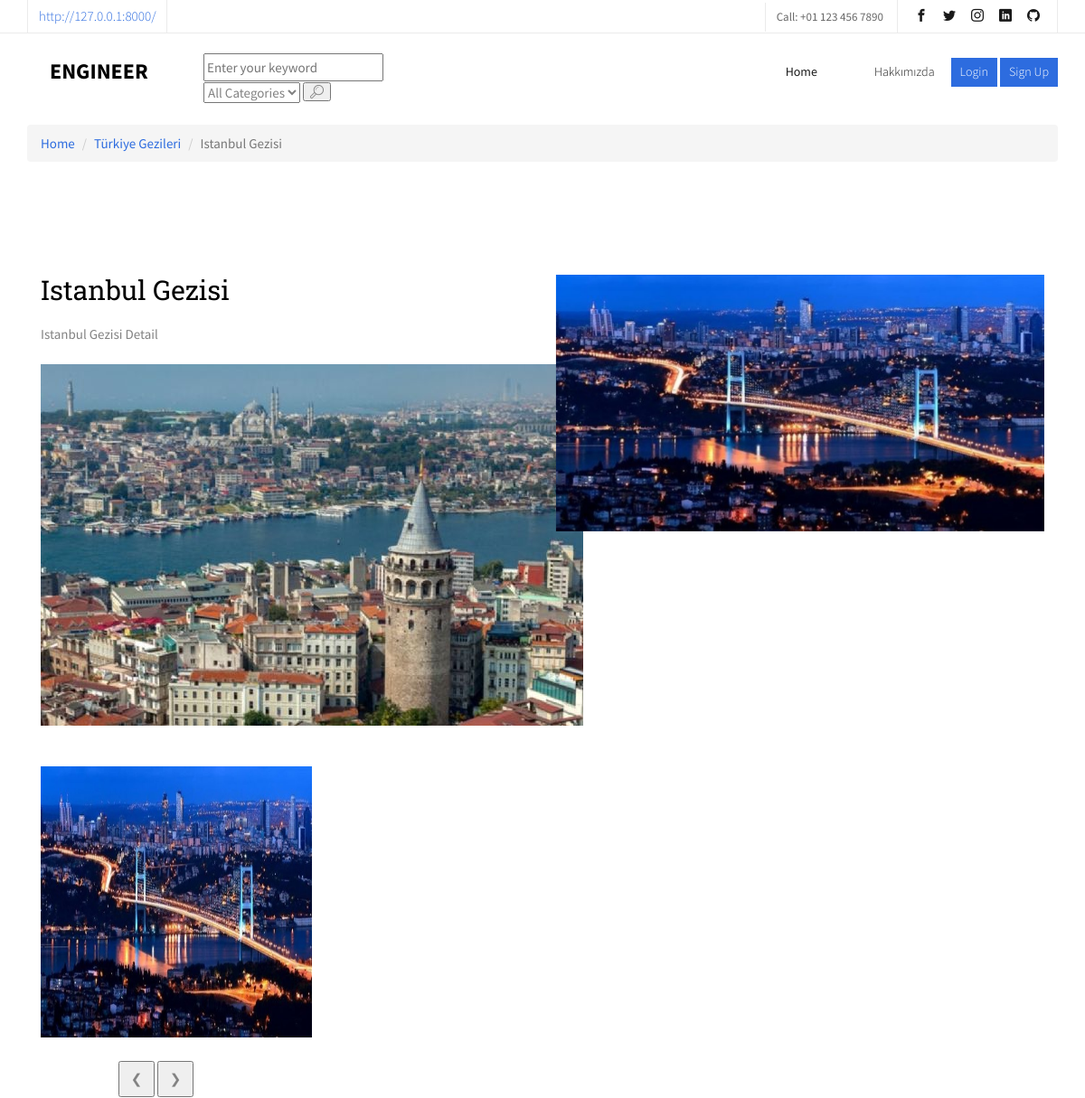
Before: /content/1/istanbul-gezisi (upper part) with the older database file.
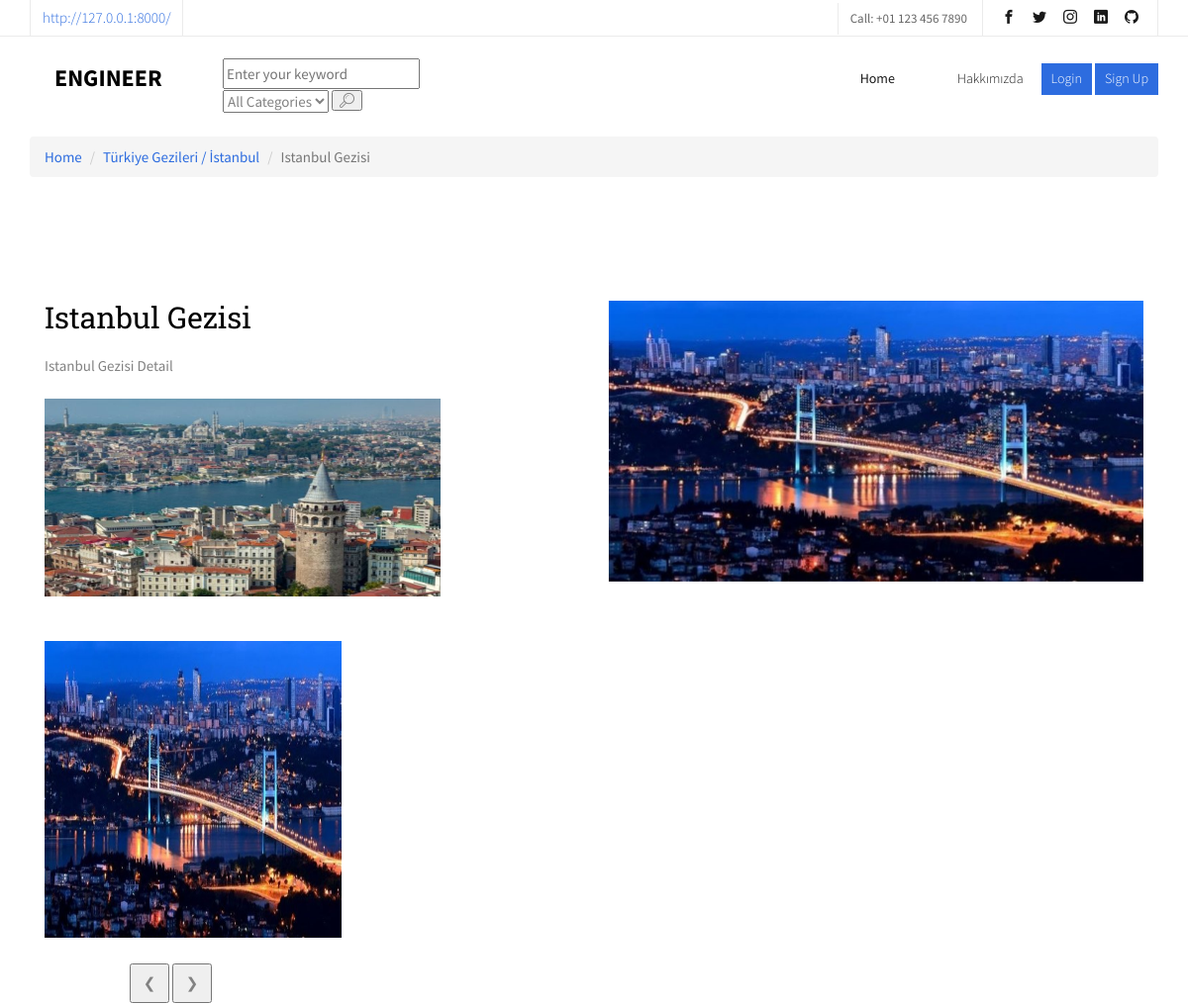
After: the same page with the newer database file.
### content/models.py (models this page shows, shortened)
class Content(models.Model):
    STATUS = (
        ('True', 'Evet'),
        ('False', 'Hayır'),
    )
    category = models.ForeignKey(Category, on_delete=models.CASCADE)
    title = models.CharField(max_length=150)
    keywords = models.CharField(blank=True, max_length=255)
    description = models.CharField(blank=True, max_length=255)
    image = models.ImageField(blank=True, upload_to='images/')
    detail = RichTextUploadingField()
    slug = models.SlugField(null=False, unique=True)
    status = models.CharField(max_length=10, choices=STATUS)
    parent = models.ForeignKey('self', blank=True, null=True, related_name='children', on_delete=models.CASCADE)
    create_at = models.DateTimeField(auto_now_add=True)
    update_at = models.DateTimeField(auto_now=True)
    def get_image_tag(self):
        if self.image:
            return mark_safe('<img src="{}" height="50"/>'.format(self.image.url))
    get_image_tag.short_description = 'Image'

class Category(MPTTModel):
    STATUS =(
        ('True', 'Evet'),
        ('False', 'Hayır'),
    )
    title = models.CharField(max_length=100)
    keywords = models.CharField(blank=True, max_length=255)
    description = models.CharField(blank=True, max_length=255)
    image = models.ImageField(blank=True, upload_to='images/')
    status = models.CharField(max_length=10, choices=STATUS)
    slug = models.SlugField(null=False, unique=True)
    parent = TreeForeignKey('self', blank=True, null=True, related_name='children', on_delete=models.CASCADE)
    create_at = models.DateTimeField(auto_now_add=True)
    update_at = models.DateTimeField(auto_now=True)
    class MPTTMeta:
        order_insertion_by = ['title']
    def __str__(self):
        full_path = [self.title]
        k = self.parent
        while k is not None:
            full_path.append(k.title)
            k = k.parent
        return ' / ' .join(full_path[::-1])
    def get_image_tag(self):
        if self.image:
            return mark_safe('<img src="{}" height="50"/>'.format(self.image.url))
    get_image_tag.short_description = 'Image'

### home/views.py (the view)
# urls.py: path('content/<int:id>/<slug:slug>', views.content_detail, name='content_detail'),
def content_detail(request, id, slug):
    category = Category.objects.all()
    settings = Settings.objects.get(pk=1)
    content = Content.objects.get(pk=id)
    images = Images.objects.filter(content_id=id)
    comments = Comment.objects.filter(content_id=id, status='True')
    context = {'category': category,
               'images': images,
               'settings': settings,
               'comments': comments,
               'content': content}
    return render(request, 'content_detail.html', context)

### home/context_processors.py (called while the page is built)
def category(request):
    return {
        'category': Category.objects.all(),
        'settings': Settings.objects.get(pk=1),
        'content': Content.objects.all()
    }

### home/templates/content_detail.html (shortened to what this page needs)
{% extends "homebase.html" %}
	    {% load static %}
{% block content %}
    <div id="breadcrumb">
        <div class="container">
            <ul class="breadcrumb">
                <li><a href="/">Home</a></li>
                <li><a href="/category/{{ content.category_id }}/{{ content.category.slug }}">{{ content.category }}</a></li>
                <li class="active">{{ content.title }}</li>
            </ul>
        </div>
    </div>
    <div id="fh5co-about">
        <div class="container">
            <div class="col-md-6 animate-box">
                <h2>{{ content.title }}</h2>
                <p>{{ content.detail | safe }}</p>
            </div>
            <div class="col-md-6">
                <img class="img-responsive" src="{{ content.image.url }}" alt="Free HTML5 Bootstrap Template">
            </div>
        </div>
        <br>
        <div class="container">
            <div class="col-md-3 text-center">
                 {% for rs in images %}
                    <img class="mySlides" src="{{ rs.image.url }}" style="width:300px; height:300px">
                 {% endfor %}
                <br>
                 <button style="width:40px; height:40px;" class="w3-button w3-black w3-display-left" onclick="plusDivs(-1)">&#10094;</button>
                 <button style="width:40px; height:40px;" class="w3-button w3-black w3-display-right" onclick="plusDivs(1)">&#10095;</button>
            </div>
            <br><br>
        </div>
        <br>
        <br>
	</div>
{% endblock %}

Changed rows visible on the page:
changed Content "Istanbul Gezisi": category "Türkiye Gezileri" → "Türkiye Gezileri / İstanbul"
